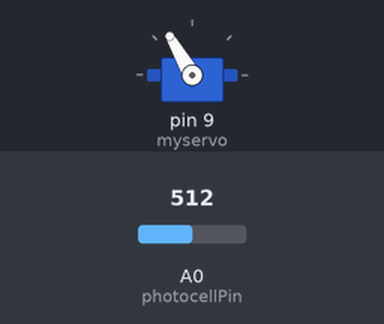
A sketch run on a simulated Arduino Uno, built with avr-gcc and run on an emulated ATmega328P. On the bench: servo. Inputs (shaded band) come from the test bench; at power-on: A0 (photocellPin) = 512.

Above: at 1.2 s.
1.3 s: A0 (photocellPin) set to 49
2.8 s: A0 (photocellPin) set to 46
At 4.2 s:
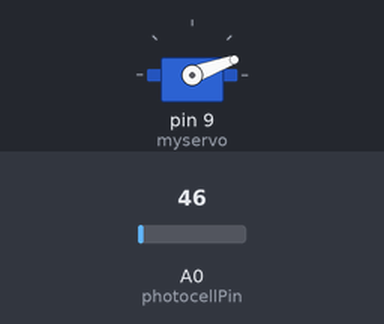
4.5 s: A0 (photocellPin) set to 21
At 5.4 s:
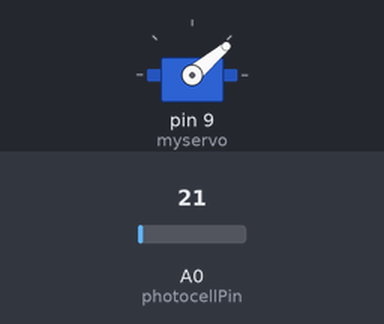
6.0 s: A0 (photocellPin) set to 40
At 6.6 s:
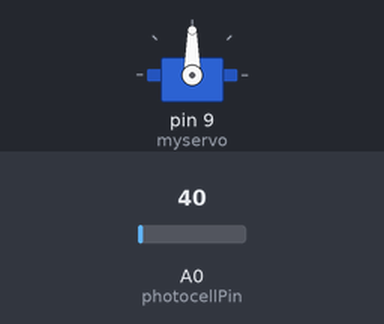
7.5 s: A0 (photocellPin) set to 56
At 8.7 s:
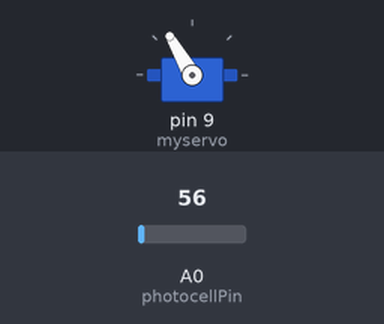
9.0 s: A0 (photocellPin) set to 36
At 10.1 s:
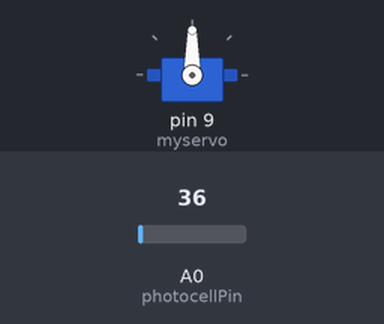
Timing chart, 0 to 11.5 s (numbered marks = the images above; inputs shaded):
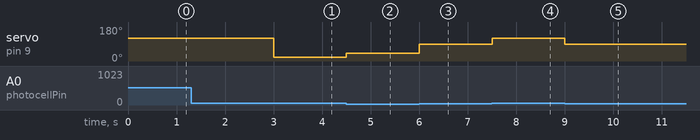

Measured:
- the behaviour switches between 47 and 46 on A0 (photocellPin) (found by bisection; images 0 and 1)
- after the input at 1.3 s, every drawn part: stays the same
- after the input at 2.8 s, servo on pin 9 (myservo): 120° → 20° after 0.20 s
- after the input at 4.5 s, servo on pin 9 (myservo): 20° → 40° at once
- after the input at 6.0 s, servo on pin 9 (myservo): 40° → 90° at once
- after the input at 7.5 s, servo on pin 9 (myservo): 90° → 120° at once
- after the input at 9.0 s, servo on pin 9 (myservo): 120° → 90° at once

The sketch:

PopupSnake.ino
```cpp
//I used this example code as a basis for my preliminary sprints and used a button to start and stop the motor. The button code was also made by myself and I referenced it from a previous project.
//I added another button to my code from the ButtonFlag code. These two buttons control the different directions of the motor.

#include <Servo.h>

Servo myservo;  // create servo object to control a servo
// twelve servo objects can be created on most boards

int pos = 0;    // variable to store the servo position

//Photosensor on pin 0, adjusted from a light sensor code I used last semester
int photocellPin = 0;

int light = 0; //this stores the current light value

void setup() {

  myservo.attach(9);  // attaches the servo on pin 9 to the servo object

  // put your setup code here, to run once:
    Serial.begin(9600); //configure serial to talk to computer about the light values
}

void loop() {
    int reading = analogRead(photocellPin); //creates variable for the light sensor information

      // Light value code is below reading the A0 value
    light = analogRead(A0); // read and save value from light sensor

    {
       if(reading > 46) { // If it is bright then the snake falls away
       myservo.write(120);              // tell servo to go to position in variable 'pos'
      delay(500);
    }
    else if(reading > 31 && reading <45) { // If it is average light then the snake stays up a bit
          myservo.write(90);              // tell servo to go to position in variable 'pos'
      delay(500);
    }
    else if(reading > 5 && reading < 30) { // If it is less than average light the snake is out more
          myservo.write(40);              // tell servo to go to position in variable 'pos'
      delay(500);
    }
       else { // If it's dark the snake is completely up and ready to pounce
        myservo.write(20);              // tell servo to go to position in variable 'pos'
      delay(500);
    }
}
}
```
